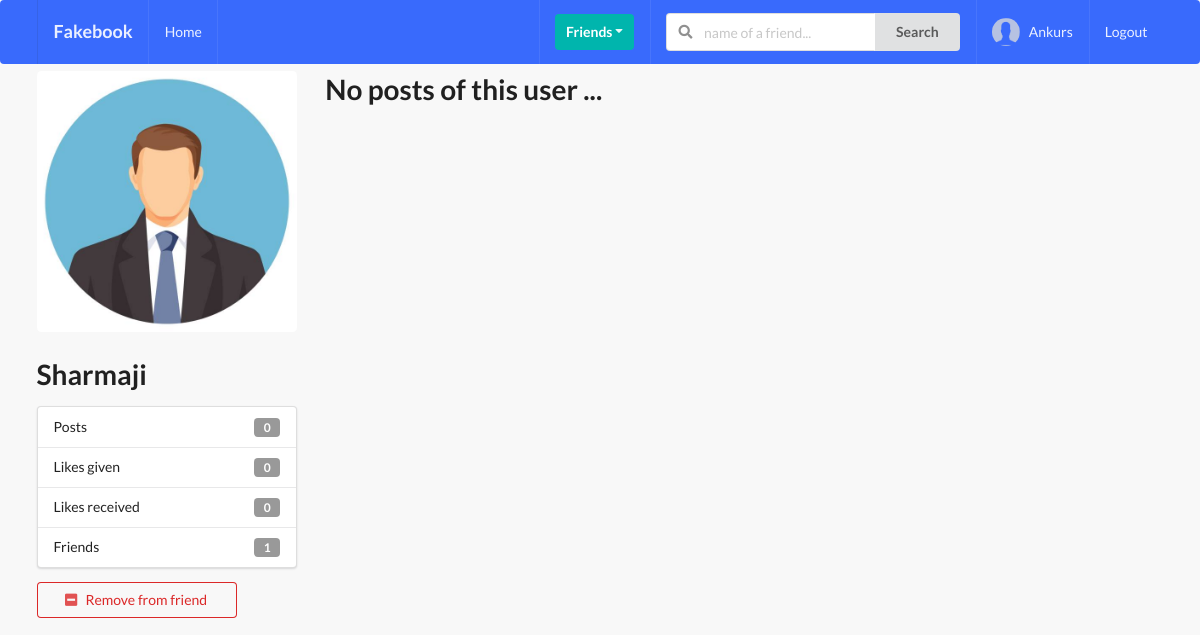
Page /profiles/arpit-sharma/ (signed in) on the committed database.
### profiles/models.py (models this page shows, shortened)
class Profile(models.Model):
    first_name = models.CharField(max_length=200, blank=True)
    last_name = models.CharField(max_length=200, blank=True)
    user = models.OneToOneField(User, on_delete=models.CASCADE)
    bio = models.TextField(default="No Bio ...", max_length=300)
    email = models.EmailField(max_length=200, blank=True)
    country = models.CharField(max_length=200, blank=True)
    avatar = models.ImageField(default='avatar.png', upload_to='avatars/')
    friends = models.ManyToManyField(User, blank=True, related_name='friends')
    slug = models.SlugField(unique=True, blank=True)
    updated = models.DateTimeField(auto_now=True)
    created = models.DateTimeField(auto_now_add=True)
    objects = ProfileManager()
    def get_friends_no(self):
        return self.friends.all().count()
    def get_posts_no(self):
        return self.posts.all().count()
    def get_all_authors_posts(self):
        return self.posts.all()
    def get_likes_given_no(self):
        likes = self.like_set.all()
        total_liked = 0
        for item in likes:
            if item.value=='Like':
                total_liked += 1
        return total_liked
    def get_likes_received_no(self):
        posts = self.posts.all()
        total_liked = 0
        for item in posts:
            total_liked += item.liked.all().count()
        return total_liked
    __initial_first_name = None
    __initial_last_name = None
    def __init__(self, *args, **kwargs):
        super().__init__(*args, **kwargs)
        self.__initial_first_name = self.first_name
        self.__initial_last_name = self.last_name

### profiles/views.py (the view)
# urls.py: path('<slug>/', ProfileDetailView.as_view(), name='profile-detail-view'),
class ProfileDetailView(LoginRequiredMixin, DetailView):
    model = Profile
    template_name = 'profiles/detail.html'
    def get_object(self, slug=None):
        slug = self.kwargs.get('slug')
        profile = Profile.objects.get(slug=slug)
        return profile
    def get_context_data(self, **kwargs):
        context = super().get_context_data(**kwargs)
        user = User.objects.get(username__iexact = self.request.user)
        profile = Profile.objects.get(user=user)
        rel_r = Relationship.objects.filter(sender=profile)
        rel_s = Relationship.objects.filter(receiver=profile)
        rel_receiver = []
        rel_sender = []
        for item in rel_r:
            rel_receiver.append(item.receiver.user)
        for item in rel_s:
            rel_sender.append(item.sender.user)
        context['profile'] = profile
        context['rel_receiver'] = rel_receiver
        context['rel_sender'] = rel_sender
        context['posts'] = self.get_object().get_all_authors_posts()
        context['len_posts'] = True if len(self.get_object().get_all_authors_posts()) > 0 else False
        return context

### profiles/context_processors.py (called while the page is built)
def profile_pic(request):
    if request.user.is_authenticated:
        profile_obj = Profile.objects.get(user=request.user)
        pic = profile_obj.avatar
        return {'picture' : pic}
    return {}

def invatations_received_no(request):
    if request.user.is_authenticated:
        profile_obj = Profile.objects.get(user=request.user)
        qs_count = Relationship.objects.invatation_received(profile_obj).count()
        return {'invites_num' : qs_count}
    return {}

### profiles/models.py (called while the page is built)
    def invatation_received(self, receiver):
        qs = Relationship.objects.filter(receiver=receiver, status='send')
        return qs

### profiles/templates/profiles/detail.html (shortened to what this page needs)
{% extends 'base.html' %}
{% block content %}
<div class="ui grid">
    <div class="row">
        <div class="four wide column">
            <img class="ui medium rounded image" src={{object.avatar.url}}>
            <h1>{{object.user}}</h1>
            <div class="ui vertical fluid menu">
                <div class="item">
                    Posts
                    <div class="ui label">{{object.get_posts_no}}</div>
                </div>
                <div class="item">
                    Likes given
                    <div class="ui label">{{object.get_likes_given_no}}</div>
                </div>
                <div class="item">
                    Likes received
                    <div class="ui label">{{object.get_likes_received_no}}</div>
                </div>
                <div class="item">
                    Friends
                    <div class="ui label">{{object.get_friends_no}}</div>
                </div>
            </div>
            {% if request.user in object.friends.all %}
                <form action="{% url 'profiles:remove-friend' %}" method="POST">
                    <button type="submit" class="ui negative basic button mb-5 w-big"><i class="minus square icon"></i>Remove from friend</button>
                </form>
            {% endif %}
        </div>
        <div class="twelve wide column">
            {% if len_posts %}
                {% for post in posts %}
                    <div class="segment ui fluid">{{post.content}}</div>
                {% endfor %}
            {% else %}
                <h1>No posts of this user ...</h1>
            {% endif %}
        </div>
    </div>
</div>
{% endblock content %}

### templates/main/navbar.html (shortened to what this page needs)
{% url 'home' as path_to_home %}
{% url 'posts:main-post-view' as path_to_posts %}
{% url 'profiles:my-profile-view' as path_to_my_profile %}
<div class="ui inverted menu nav mb-7">
    <div class="ui container">
        <a href="{{path_to_home}}" class="{% if request.path == path_to_home %} active {% endif %} item">
            <h3>Fakebook</h3>
        </a>
        {% if request.user.is_authenticated %}
        <a href="{{path_to_posts}}" class="{% if request.path == path_to_posts %} active {% endif %} item">
            Home
        </a>
        {% endif %}
        <div class="right menu">
            {% if request.user.is_authenticated %}
                <div class="item">
                    <div class="ui floating dropdown icon button teal"> Friends
                        <i class="dropdown icon"></i>
                    </div>
                </div>
                <div class="item">
                    <form action=" {% url 'profiles:search-profile-view' %} " method="GET">
                        <div class="ui action left icon input">
                            <input class="prompt" type="text" name='query' id="query" placeholder="name of a friend...">
                            <button type='submit' name="button" class="ui button">Search</button>
                        </div>
                    </form>
                </div>
                <a href="{{path_to_my_profile}}" class="{% if request.path == path_to_my_profile %} active {% endif %} item">
                <img src="{{picture.url}}" class="ui avatar image">&nbsp;
                    {{ request.user }}
                </a>
                <a href="{% url 'account_logout' %}" class="ui item">
                    Logout
                </a>
            {% else %}
            <a href="{% url 'account_login' %}" class="ui item">
                Login
            </a>
            {% endif %}
        </div>
    </div>
</div>

### static_project/style.css (style rules this page uses)
body { background: #f8f8f8 !important; }
.nav { border-radius: 0px; background-color: #396afc !important; }
.mb-7 { margin-bottom: 7px !important; }
.w-big { width: 200px !important; }
.mb-5 { margin-bottom: 5px !important; }

### rows in the picture
Profile: avatar (placeholder picture), user "Sharmaji", get_posts_no "0", get_likes_given_no "0", get_likes_received_no "0", get_friends_no "1"

### other values in the picture
{{ request.user }} "Ankurs"
